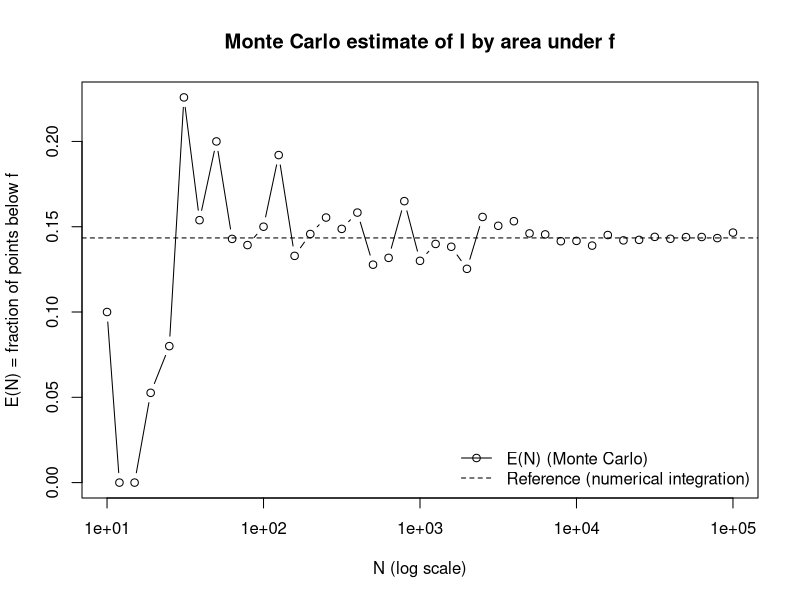
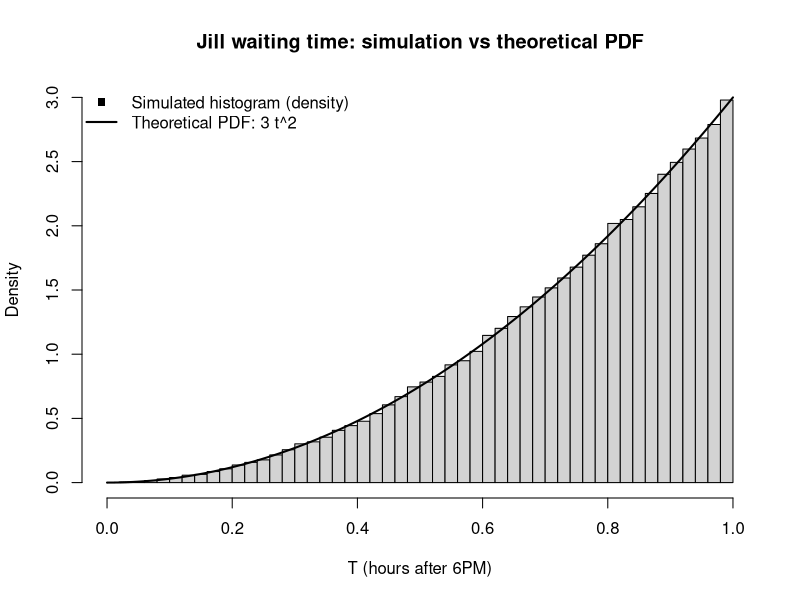

Here is the R script that generated these plots, in order:
## ---- chunk 1
# Problem 1 part b
n <- 100
p <- 0.02

P_exact <- pbinom(1, size = n, prob = p)
P_exact
## ---- chunk 2
#Problem 3 part b

set.seed(1)

# function from part a
f <- function(u){
  u^4 / (1+u^6)
}

# Create the list of sample sizes
x_vals <- seq(1, 5, by = 0.1)
N_vals <- floor(10^x_vals)


# Compute non-Monte Carlo Integration

I_true <- integrate(function(x) 1 / (1 + x^6), lower = 1, upper = Inf)$value

#Prepare an empty list for E(N)

E_vals <- numeric(length(N_vals))

#For each N:
for (i in seq_along(N_vals)) {
  N <- N_vals[i]

  #Sample points uniformly in [0,1]^2
  U <- runif(N)  # x-coordinates
  V <- runif(N)  # y-coordinates

  #Determine which points are below the curve y = f(u)
  below_curve <- (V <= f(U))

  #Fraction below curve is the Monte Carlo estimate E(N)
  E_vals[i] <- mean(below_curve)
}


#Plot E(N) vs N with a logarithmic horizontal axis

plot(N_vals, E_vals,
     log = "x",         
     type = "b",         
     xlab = "N (log scale)",
     ylab = "E(N) = fraction of points below f",
     main = "Monte Carlo estimate of I by area under f")


#Add horizontal reference line at the non-MC integral value

abline(h = I_true, lty = 2)

legend("bottomright",
       legend = c("E(N) (Monte Carlo)", "Reference (numerical integration)"),
       lty = c(1, 2),
       pch = c(1, NA),
       bty = "n")


## ---- chunk 3
# Problem 4 part b

set.seed(1)

N <- 1e5

# Simulate arrival times (hours after 6PM)
A <- runif(N)  # Agnes
M <- runif(N)  # Moe
D <- runif(N)  # Dorothy

# Time when all three have arrived
T <- pmax(A, M, D)

# Plot histogram normalized as a PDF
hist(T,
     breaks = 50,
     freq = FALSE,           
     xlim = c(0, 1),
     ylim = c(0, 3),
     xlab = "T (hours after 6PM)",
     main = "Jill waiting time: simulation vs theoretical PDF")

# Overlay theoretical PDF: f_T(t) = 3 t^2 on [0,1]
t_grid <- seq(0, 1, length.out = 500)
lines(t_grid, 3 * t_grid^2, lwd = 2)

legend("topleft",
       legend = c("Simulated histogram (density)", "Theoretical PDF: 3 t^2"),
       lty = c(NA, 1),
       lwd = c(NA, 2),
       pch = c(15, NA),
       bty = "n")
